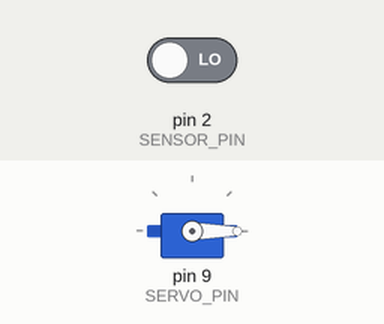
The sketch below on a simulated Arduino Uno, built with avr-gcc and run on an emulated ATmega328P. Shown: servo. The test bench sets the inputs (shaded band); at power-on: pin 2 (SENSOR_PIN) LOW. What the sketch prints to the serial monitor is not drawn.

Above: at 1.7 s.
1.8 s: pin 2 (SENSOR_PIN) driven HIGH
At 2.9 s:
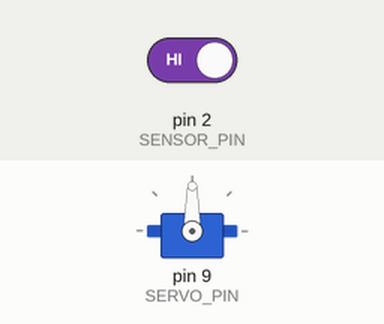
3.3 s: pin 2 (SENSOR_PIN) driven LOW
At 4.3 s:
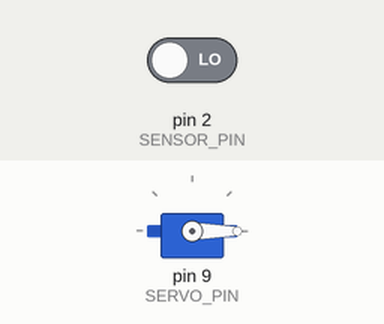
Timing chart, 0 to 6.3 s (numbered marks = the images above; inputs shaded):
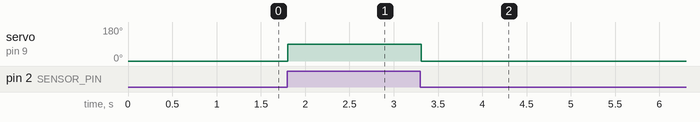

Measured:
- after the input at 1.8 s, servo on pin 9 (SERVO_PIN): 0° → 90° at once
- after the input at 3.3 s, servo on pin 9 (SERVO_PIN): 90° → 0° at once

The sketch:

2.ino
```cpp
#include <Servo.h>

// --- 引脚定义 ---
const int SENSOR_PIN = 2;  // 传感器连接引脚 (触摸或PIR)
const int SERVO_PIN = 9;   // 舵机控制引脚

// --- 变量定义 ---
Servo myServo;             // 创建舵机对象
int sensorState = 0;       // 存储传感器当前状态

void setup() {
  // 初始化串口通信，用于调试
  Serial.begin(9600);

  // 设置传感器引脚为输入模式
  pinMode(SENSOR_PIN, INPUT);

  // 将舵机连接到指定引脚
  myServo.attach(SERVO_PIN);

  // 初始化舵机位置为 0 度 (关门状态)
  myServo.write(0);
  Serial.println("系统启动：门已关闭 (0°)");
  delay(500);
}

void loop() {
  // 读取传感器状态
  sensorState = digitalRead(SENSOR_PIN);

  // --- 逻辑判断 ---
  // 大多数模块检测到物体/触摸时输出 HIGH (高电平)
  if (sensorState == HIGH) {

    // 检测到人/触摸 -> 开门
    Serial.println("检测到信号 -> 开门 (90°)");
    myServo.write(90);

  } else {

    // 未检测到信号 -> 关门
    // Serial.println("无信号 -> 关门 (0°)"); // 注释掉以免串口刷屏
    myServo.write(0);

  }

  //以此延时增加系统稳定性，避免舵机过度抖动
  delay(50);
}
```
